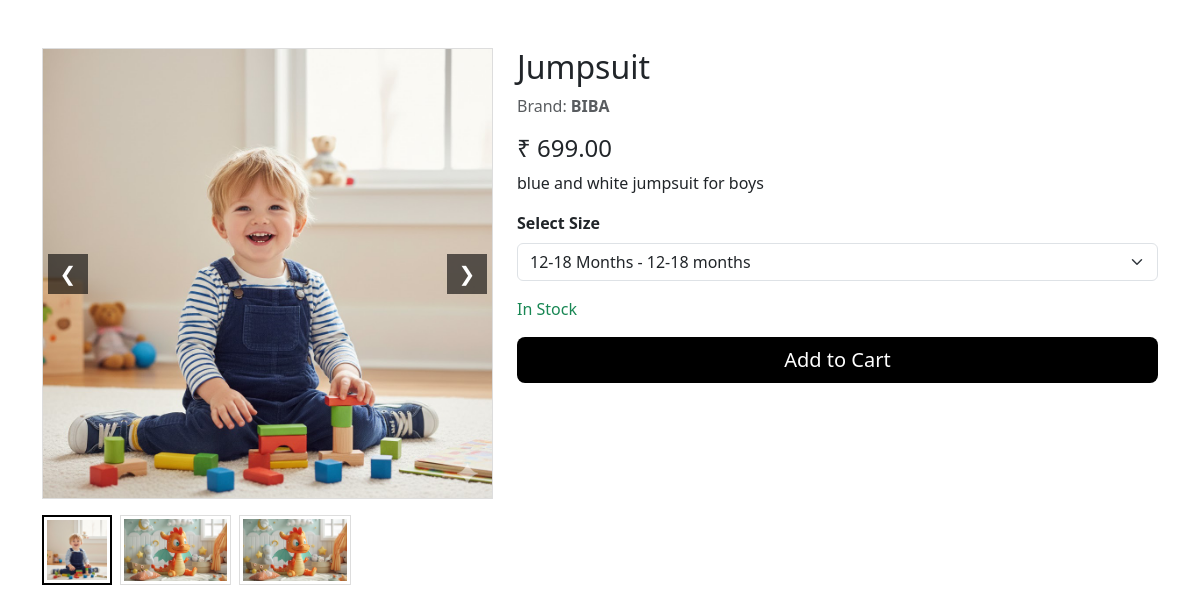
Screenshot of /product/4/ with the database file from the repository.
### products/models.py (models this page shows, shortened)
class Product(models.Model):
    category = models.ForeignKey(Category, on_delete=models.CASCADE)
    brand = models.ForeignKey(
        Brand,
        on_delete=models.SET_NULL,
        null=True,
        blank=True
    )
    name = models.CharField(max_length=200)
    description = models.TextField(blank=True)
    price = models.DecimalField(max_digits=10, decimal_places=2)
    image = models.ImageField(upload_to='products/')
    stock = models.PositiveIntegerField()
    sizes = models.ManyToManyField(Size, blank=True)
    is_available = models.BooleanField(default=True)

class ProductImage(models.Model):
    product = models.ForeignKey(
        Product,
        on_delete=models.CASCADE,
        related_name='images'
    )
    image = models.ImageField(upload_to='products/more/')

class Brand(models.Model):
    name = models.CharField(max_length=100, unique=True)
    slug = models.SlugField(unique=True)
    logo = models.ImageField(upload_to='brands/', blank=True, null=True)

### products/views.py (the view)
# urls.py: path('product/<int:id>/', views.product_detail, name='product_detail'),
def product_detail(request, id):
    product = get_object_or_404(Product, id=id, is_available=True)
    return render(request, 'products/product_detail.html', {
        'product': product
    })

### products/models.py (called while the page is built)
    def __str__(self):
        if self.category_type == 'kids':
            return f"{self.label} - {self.age_group}"
        return f"{self.label} ({self.category_type})"

### templates/products/product_detail.html (shortened to what this page needs)
{% load static %}
<!DOCTYPE html>
<html lang="en">
<head>
    <link rel="stylesheet"
          href="https://cdn.jsdelivr.net/npm/bootstrap@5.3.2/dist/css/bootstrap.min.css">
    <link rel="stylesheet" href="{% static 'css/style.css' %}">
</head>
<body>
<div class="container mt-5">
    <div class="row">
        <div class="col-md-5">
            <div class="image-wrapper mb-3">
                <button class="arrow-btn arrow-left" onclick="showPrev()">❮</button>
                <img id="mainImage"
                     src="{{ product.image.url }}"
                     alt="{{ product.name }}">
                <button class="arrow-btn arrow-right" onclick="showNext()">❯</button>
            </div>
            <div class="d-flex gap-2 flex-wrap">
                <img src="{{ product.image.url }}"
                     class="thumb-img active"
                     onclick="changeImage(this)">
                {% for img in product.images.all %}
                    <img src="{{ img.image.url }}"
                         class="thumb-img"
                         onclick="changeImage(this)">
                {% endfor %}
            </div>
        </div>
        <div class="col-md-7">
            <h2>{{ product.name }}</h2>
            {% if product.brand %}
                <p class="text-muted">
                    Brand: <strong>{{ product.brand.name }}</strong>
                </p>
            {% endif %}
            <h4>₹ {{ product.price }}</h4>
            <p>{{ product.description }}</p>
            {% if product.sizes.all %}
                <label class="form-label"><strong>Select Size</strong></label>
                <select class="form-select mb-3">
                    {% for size in product.sizes.all %}
                        <option>{{ size }}</option>
                    {% endfor %}
                </select>
            {% endif %}
            {% if product.stock > 0 %}
                <p class="text-success">In Stock</p>
            {% else %}
                <p class="text-danger">Out of Stock</p>
            {% endif %}
            <button class="btn btn-dark btn-lg w-100">
                Add to Cart
            </button>
        </div>
    </div>
</div>
</body>
</html>

### static/css/style.css (style rules this page uses)
.btn-dark { background-color: #000; border: none; }
img { max-height: 450px; object-fit: cover; }
.btn-dark { background-color: #000; }
.image-wrapper { position: relative; overflow: hidden; border: 1px solid #ddd; }
.image-wrapper img { width: 100%; transition: transform 0.4s ease; cursor: zoom-in; }
.arrow-btn { position: absolute; top: 50%; transform: translateY(-50%); background: rgba(0,0,0,0.6); color: #fff; border: none; width: 40px; height: 40px; font-size: 20px; cursor: pointer; z-index: 10; }
.arrow-left { left: 5px; }
.arrow-right { right: 5px; }
.thumb-img { height: 70px; cursor: pointer; border: 1px solid #ddd; padding: 3px; }
.thumb-img.active { border: 2px solid #000; }

### rows the page displays
Product: image (picture), name "Jumpsuit", brand.name "BIBA", price "699.00", description "blue and white jumpsuit for boys"
ProductImage: image (picture)
ProductImage: image (picture)

### other values shown
form field value "12-18 Months - 12-18 months"
